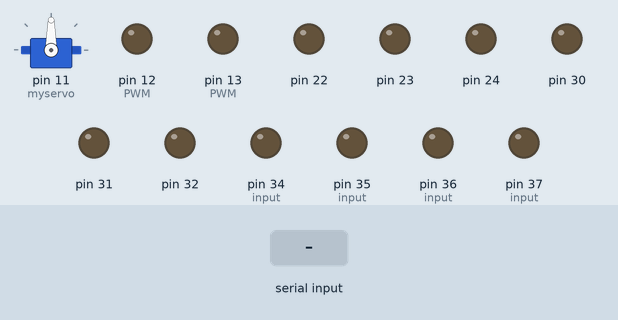
Bench run of a sketch on a simulated Arduino Mega 2560, built with avr-gcc and run on an emulated ATmega2560. On the bench: servo, output pins drawn as LEDs (lit = HIGH). The test bench sets the inputs (shaded band).

Above: at 1.2 s.
1.3 s: "1\n" received over Serial
At 1.9 s:
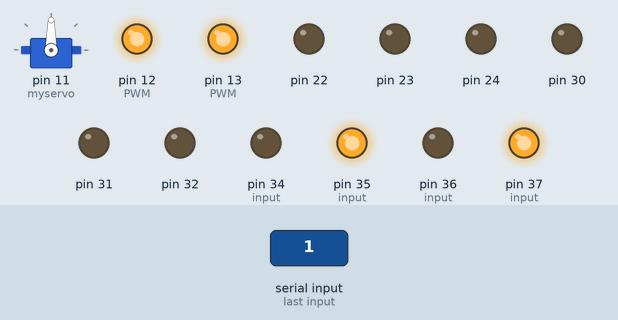
2.8 s: byte 50 ('2') received over Serial
At 3.1 s:
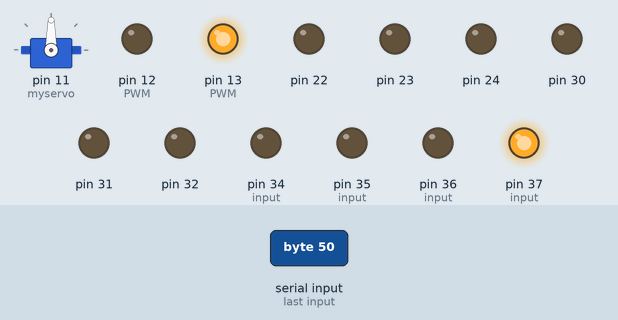
4.3 s: byte 52 ('4') received over Serial
At 5.4 s:
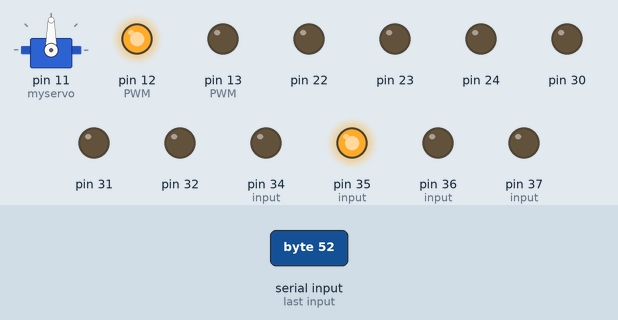
5.8 s: byte 53 ('5') received over Serial
At 6.6 s:
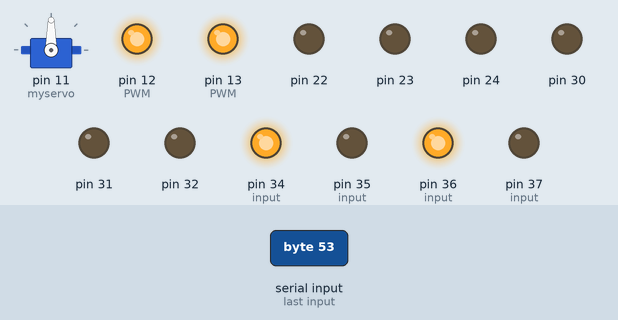
7.3 s: byte 54 ('6') received over Serial
At 7.7 s:
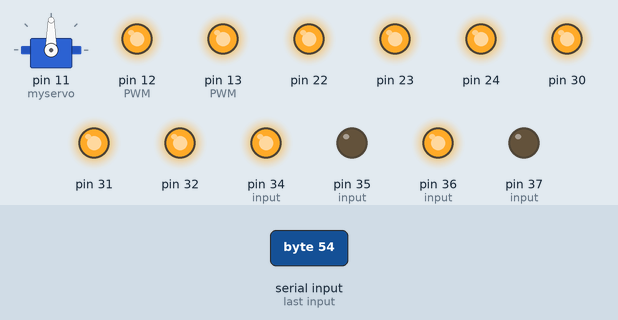
8.8 s: byte 49 ('1') received over Serial
At 10.1 s:
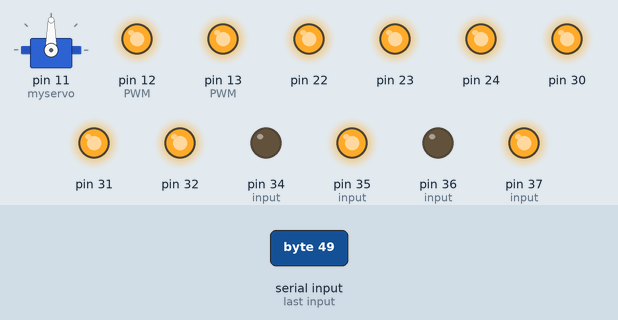
Timing chart, 0 to 11.3 s (numbered marks = the images above; inputs shaded):
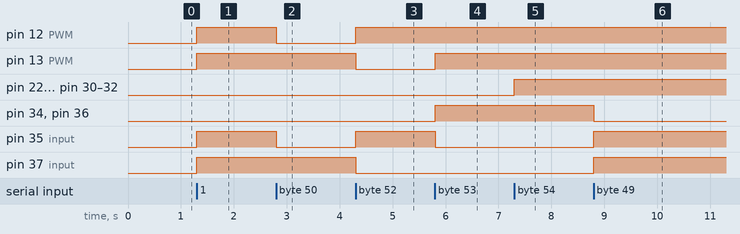

Measured:
- after the input at 1.3 s, pin 12 (PWM), pin 13 (PWM), pin 35 (input), pin 37 (input): LOW → HIGH at once
- after the input at 2.8 s, pin 12 (PWM), pin 35 (input): HIGH → LOW at once
- after the input at 4.3 s, pin 12 (PWM), pin 35 (input): LOW → HIGH at once; pin 13 (PWM), pin 37 (input): HIGH → LOW at once
- after the input at 5.8 s, pin 13 (PWM), pin 34 (input), pin 36 (input): LOW → HIGH at once; pin 35 (input): HIGH → LOW at once
- after the input at 7.3 s, pin 22–24, pin 30–32: LOW → HIGH at once
- after the input at 8.8 s, pin 34 (input), pin 36 (input): HIGH → LOW at once; pin 35 (input), pin 37 (input): LOW → HIGH at once

The sketch:

carcode.ino
```cpp
#include <Servo.h>
Servo myservo;
int pos = 0;
int value = 0;
void setup() {
  pinMode(34,OUTPUT); //input
  pinMode(35,OUTPUT); //input
  pinMode(12,OUTPUT);  //PWM
  pinMode(36,OUTPUT); //input
  pinMode(37,OUTPUT); //input
  pinMode(13,OUTPUT);  //PWM
  pinMode(22,OUTPUT);
  pinMode(23,OUTPUT);
  pinMode(24,OUTPUT);
  pinMode(30,OUTPUT);
  pinMode(31,OUTPUT);
  pinMode(32,OUTPUT);
  myservo.attach(11);
  Serial.begin(9600);  //default value for hc 05
}

void loop() {
   if(Serial.available()>0){
value = Serial.read();
  }
   if(value == '1'){
 digitalWrite(34,LOW);
 digitalWrite(35,HIGH);
 digitalWrite(36,LOW);
 digitalWrite(37,HIGH);
 analogWrite(12,255);
 analogWrite(13,255);
 delay(3);
  }
   if(value == '2'){
 digitalWrite(34,LOW);
 digitalWrite(35,LOW);
 digitalWrite(36,LOW);
 digitalWrite(37,HIGH);
 analogWrite(12,0);
 analogWrite(13,255);
 delay(3);
  }
   if(value == '3'){
 digitalWrite(34,LOW);
 digitalWrite(35,LOW);
 digitalWrite(36,LOW);
 digitalWrite(37,LOW);
 analogWrite(12,0);
 analogWrite(13,0);
 delay(3);
  }
   if(value == '4'){
 digitalWrite(34,LOW);
 digitalWrite(35,HIGH);
 digitalWrite(36,LOW);
 digitalWrite(37,LOW);
 analogWrite(12,255);
 analogWrite(13,0);
 delay(3);
  }
   if(value == '5'){
 digitalWrite(34,HIGH);
 digitalWrite(35,LOW);
 digitalWrite(36,HIGH);
 digitalWrite(37,LOW);
 analogWrite(12,255);
 analogWrite(13,255);
 delay(3);
  }
  if(value == '6'){
 digitalWrite(22,HIGH);
 digitalWrite(23,HIGH);
 digitalWrite(24,HIGH);
 digitalWrite(30,HIGH);
 digitalWrite(31,HIGH);
 digitalWrite(32,HIGH);
 delay(3);
  }
  if(value == '7'){
 digitalWrite(22,LOW);
 digitalWrite(23,LOW);
 digitalWrite(24,LOW);
 digitalWrite(30,LOW);
 digitalWrite(31,LOW);
 digitalWrite(32,LOW);
 delay(3);
  }
  if(value == '8'){
  digitalWrite(34,LOW);
  digitalWrite(35,LOW);
  digitalWrite(36,LOW);
  digitalWrite(37,LOW);
  analogWrite(12,0);
  analogWrite(13,0);
  delay(3);
  pos+=90;
  myservo.write(pos);
  delay(3000);
  pos+=90;
  myservo.write(pos);
  delay(3000);
  pos-=90;
  myservo.write(pos);
  delay(3000);
  pos-=90;
  myservo.write(pos);
  delay(3000);
  value == '3';
  }
}
```

PasswordChecker.c
```cpp
#include <stdio.h>
#include <stdlib.h>
#include <ctype.h>
#include <math.h>
#include <string.h>

int main() {
	char password[20];
	int checkUpper=0;
	int checkNumber=0;
	int checkSpecial=0;
	printf("Enter a password (up to twenty characters) including:\n\t At Least one uppercase\n\t At least one number\n\t At least one special character:\n");
	scanf(" %s", password);
	for(int i=0;i<=19;i++){

		if(isupper(password[i])) {

		checkUpper++;

		}

		if(isdigit(password[i]) ) {

		checkNumber++;

		}

		if(ispunct(password[i]) ) {

		checkSpecial++;

		}
	}
	if(checkUpper>=1 && checkNumber>=1 && checkSpecial>=1){

		printf("Your password is %s\n", password);

	} else {

		printf("Invalid password\n");
	}
}
```

battleship.c
```cpp
#include <stdio.h>
#include <stdlib.h>
void Chart(char gameboard[11][11], int begin){
	//Begin using 0
  if(begin==0){
	for(int i=0;i<11;i++){
		printf("\n");
		for(int j=0; j<11;j++){
			printf("%*c ",2 ,gameboard[i][j]);
		}
	}
}

	//Begin using 1
  if(begin==1){
	for(int i=0;i<11;i++){
		printf("\n");
		for(int j=0; j<11;j++){
			if(gameboard[i][j]=='S'){
				printf("%*c ",2 ,'O');
			}else{
			printf("%*c ",2 ,gameboard[i][j]);
			}
		}
	}
	}
	printf("\n");
}
//Start gameboard
int Move(char gameboard[11][11],int begin, int left){
  char show;
  int verify;
  int y;
  int x=-1;
	Chart(gameboard,begin);
	do{
		printf("Be sure to select a differnt spot\n");
		verify=0;
		y,x=-1;
		while(verify!=1 || y<0 ||y>9){
			printf("Please enter depth location\n");
			verify=scanf("%d",&y);
			getchar();
		}

		verify=0;

		while(verify!=1 || x<0 ||x>9){
			printf("Please enter width location\n");
			verify=scanf("%d",&x);
			getchar();
		}
		x++;
		y++;

	}while(gameboard[y][x]=='X' || gameboard[y][x]=='H');

	if(gameboard[y][x]=='S'){
		printf("Hit!\n");
		gameboard[y][x]='H';
		printf("The opponent lost a piece!");
	}else{
		printf("Miss!\n");
		gameboard[y][x]='X';
		printf("The opponent has the same amount of pieces");
	}
	printf("Press any key to proceed\n");
	scanf("%c",&show);
	return left;
}
//First Ship
void Shipfive(char gameboard[11][11]){
  int up,down,left,right;
  int x, y,verify,input=-1;
  int checker;
	printf("Please enter depth location of the 5x1 ship\n");

	while(verify!=1 || y<0 ||y>9){
		verify=scanf("%d",&y);
		getchar();
	}
	verify=0;
	printf("Please enter width location of the 5x1 ship\n");

	while(verify!=1 || x<0 ||x>9){
		verify=scanf("%d",&x);
		getchar();
	}
	x++;
	y++;

	do{
		verify=0;
		checker=0;
		up,down,left,right=0;

		printf("Which orientation? (Please select the corresponding number)\n");

		if((y-4)>0){
			printf("%d. Up\n",++checker);
			up=checker;
		}
		if((y+4)<10){
			printf("%d. Down\n",++checker);
			down=checker;
		}
		if((x-4)>0){
			printf("%d. Left\n",++checker);
			left=checker;
		}
		if((x+4)<10){
			printf("%d. Right\n",++checker);
			right=checker;
		}

		verify=scanf("%d",&input);
		getchar();

	}while(verify!=1 || input>checker ||input <=0);

	if(input==up){

		for(int i=0;i<5;i++){
			gameboard[y-i][x]='S';
		}

	}else if(input==down){

		for(int i=0;i<5;i++){
			gameboard[y+i][x]='S';
		}

	}else if(input==left){

		for(int i=0;i<5;i++){
			gameboard[y][x-i]='S';
		}

	}else if(input==right){

		for(int i=0;i<5;i++){
			gameboard[y][x+i]='S';
		}

	}

}
//Second Ship
void Shipthree(char gameboard[11][11]){
  int up,down,left,right;
  int x, y,verify,input=-1;
  int checker;

	do{
		verify=-1;
		printf("Please enter depth location of the 3x1 ship. Ships cannot overlap\n");

		while(verify!=1 || y<0 ||y>9){
			verify=scanf("%d",&y);
			getchar();
		}

		verify=0;

		printf("Please enter width location of the 3x1 ship. Ships cannot overlap\n");

		while(verify!=1 || x<0 ||x>9){
			verify=scanf("%d",&x);
			getchar();
		}
		x++;
		y++;
	}while(gameboard[y][x]=='S');
	do{

		verify=0;
		checker=0;
		up,down,left,right=0;
		printf("Which orientation? (Please select the corresponding number)\n");

		for(int i=1;i<3;i++){
			if(gameboard[y-i][x]=='S' || (y-2)<1){
				up=0;
				break;
			}else if(i==2){
				printf("%d. Up\n",++checker);
				up=checker;
			}
		}
		for(int i=1;i<3;i++){
			if(gameboard[y+i][x]=='S' || (y+2)>10){
				down=0;
				break;
			}else if(i==2){
				printf("%d. Down\n",++checker);
				down=checker;
			}
		}

		for(int i=1;i<3;i++){
			if(gameboard[y][x-i]=='S' || (x-2)<1){
				left=0;
				break;
			}else if(i==2){
				printf("%d. Left\n",++checker);
				left=checker;
			}
		}

		for(int i=1;i<3;i++){
			if(gameboard[y][x+i]=='S' || (x+2)>10){
				right=0;
				break;
			}else if(i==2){
				printf("%d. Right\n",++checker);
				right=checker;
			}
		}

		verify=scanf("%d",&input);
		getchar();

	}while(verify!=1 || input>checker ||input <=0);

	if(input==up){

		for(int i=0;i<3;i++){
			gameboard[y-i][x]='S';
		}

	}else if(input==down){

		for(int i=0;i<3;i++){
			gameboard[y+i][x]='S';
		}

	}else if(input==left){

		for(int i=0;i<3;i++){
			gameboard[y][x-i]='S';
		}

	}else if(input==right){

		for(int i=0;i<3;i++){
			gameboard[y][x+i]='S';
		}

	}

}
// Third Ship
void Shipfour(char gameboard[11][11]){
  int up,down,left,right;
  int x, y,verify,input=-1;
  int checker;
	do{
		do{
		verify=-1;
		y,x,input=-1;
		printf("Please enter depth location of the 4x1 ship. Ships cannot overlap\n");

		while(verify!=1 || y<0 ||y>9){
			verify=scanf("%d",&y);
			getchar();
		}
		verify=0;

		printf("Please enter width location of the 4x1 ship. Ships cannot overlap\n");

		while(verify!=1 || x<0 ||x>9){
			verify=scanf("%d",&x);
			getchar();
		}
		x++;
		y++;

		}while(gameboard[y][x]=='S');
		verify=0;
		checker=0;
		up,down,left,right=0;

		printf("Which orientation? (Please select the corresponding number)\n");

	for(int i=1;i<4;i++){
			if(gameboard[y-i][x]=='S' || (y-3)<1){
			up=0;
			break;
			}else if(i==3){
			printf("%d. Up\n",++checker);
			up=checker;
			}

		}

	for(int i=1;i<4;i++){
			if(gameboard[y+i][x]=='S' || (y+3)>10){
			down=0;
			break;
			}else if(i==3){
			printf("%d. Down\n",++checker);
			down=checker;
			}

		}

	for(int i=1;i<4;i++){
			if(gameboard[y][x-i]=='S' || (x-3)<1){
			left=0;
			break;
			}else if(i==3){
			printf("%d. Left\n",++checker);
			left=checker;
			}

		}

	for(int i=1;i<4;i++){
		if(gameboard[y][x+i]=='S' || (x+3)>10){
			right=0;
			break;
			}else if(i==3){
			printf("%d. Right\n",++checker);
			right=checker;
			}
		}
		if(checker==0){
			printf("Pick a different coordinate\n");
		}else{
			verify=scanf("%d",&input);
			getchar();
		}

		}while(verify!=1 || input>checker ||input <=0 ||checker==0);
		}


void main(){
  char gameboard1[11][11];
  char gameboard2[11][11];
  int begin=0;
  int player1life=12;
  int player2life=12;
  	//Player One's gameboard
	gameboard1[0][0]=' ',gameboard1[0][1]='0',gameboard1[0][2]='1',gameboard1[0][3]='2',gameboard1[0][4]='3',gameboard1[0][5]='4',gameboard1[0][6]='5',gameboard1[0][7]='6',gameboard1[0][8]='7',gameboard1[0][9]='8',gameboard1[0][10]='9';
	gameboard1[1][0]='0',gameboard1[2][0]='1',gameboard1[3][0]='2',gameboard1[4][0]='3',gameboard1[5][0]='4',gameboard1[6][0]='5',gameboard1[7][0]='6',gameboard1[8][0]='7',gameboard1[9][0]='8',gameboard1[10][0]='9';

	//Player Two's gameboard
	gameboard2[0][0]=' ',gameboard2[0][1]='0',gameboard2[0][2]='1',gameboard2[0][3]='2',gameboard2[0][4]='3',gameboard2[0][5]='4',gameboard2[0][6]='5',gameboard2[0][7]='6',gameboard2[0][8]='7',gameboard2[0][9]='8',gameboard2[0][10]='9';
	gameboard2[1][0]='0',gameboard2[2][0]='1',gameboard2[3][0]='2',gameboard2[4][0]='3',gameboard2[5][0]='4',gameboard2[6][0]='5',gameboard2[7][0]='6',gameboard2[8][0]='7',gameboard2[9][0]='8',gameboard2[10][0]='9';

	for(int i=1;i<11;i++){
		for(int j=1; j<11;j++){
			gameboard1[i][j]='O';
			gameboard2[i][j]='O';
		}
	}
  printf("Battleships!\n");
  Chart(gameboard1,begin);
  printf("Player 1 turn\n");
  Shipfive(gameboard1);
  Chart(gameboard1,begin);
  Shipthree(gameboard1);
  Chart(gameboard1,begin);
  Shipfour(gameboard1);
  Chart(gameboard1,begin);
  system("clear");
  printf("Player 2 turn\n");
  Chart(gameboard2,begin);
  Shipfive(gameboard2);
  Chart(gameboard2,begin);
  Shipthree(gameboard2);
  Chart(gameboard2,begin);
  Shipfour(gameboard2);
	//Clear the terminal after turn changes or game ends
system("clear");
	printf("Player 1 starts\n");
	begin=1;
	do{

	printf("Player 1's turn\n");

	player2life=Move(gameboard2,begin,player2life);
	//Clear Terminal for Player 2
	system("clear");

	if(player2life==0){
		printf("Player 1 wins!\n");
		break;
	}

	printf("Player 2's turn.\n");
	player1life=Move(gameboard1,begin,player1life);
	system("clear");

		if(player1life==0){
			printf("Player 2 wins!\n");
			break;
		}
	}while(1);
} //The end
```
